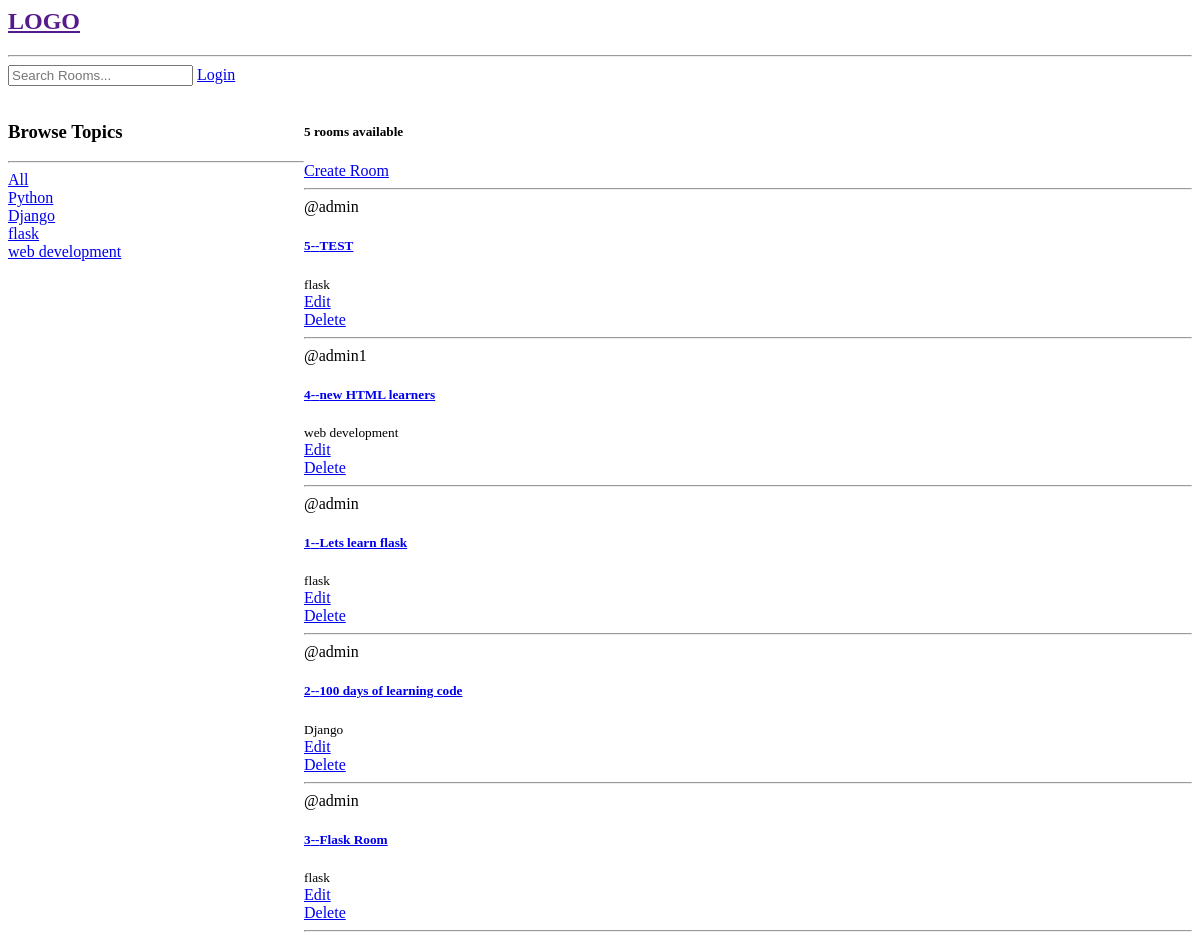
The app's page /, older data.
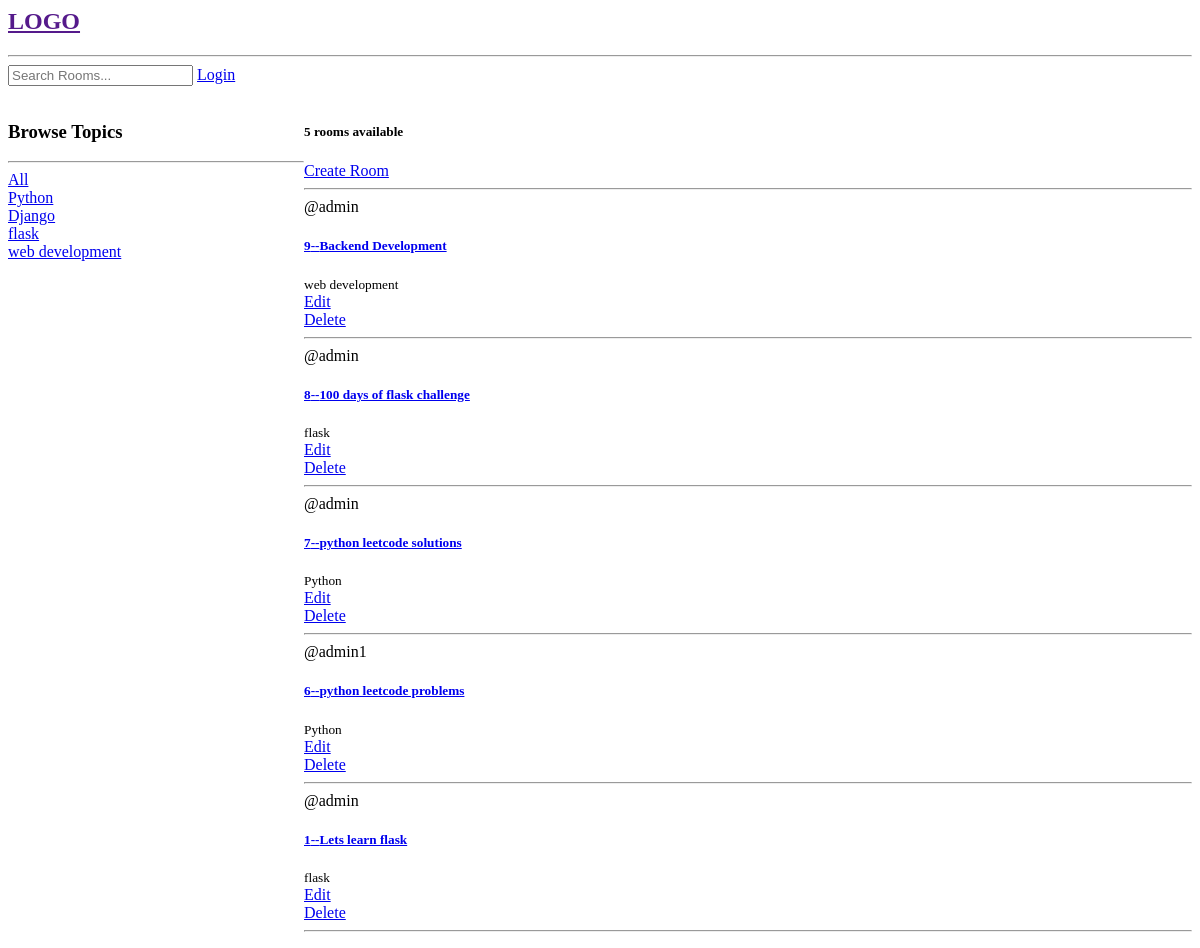
The same page, newer data.
### base/models.py (models this page shows, shortened)
class Topic(models.Model):
    name = models.CharField(max_length=200)

class Room(models.Model):
    host = models.ForeignKey(User, on_delete=models.SET_NULL, null=True,blank=True)
    topic = models.ForeignKey(Topic, on_delete=models.SET_NULL, null=True, blank=True)
    name = models.CharField(max_length=100)
    description = models.TextField(null=True, blank=True)
    updated = models.DateTimeField(auto_now=True)
    created = models.DateTimeField(auto_now_add=True)
    class Meta:
        ordering = ('-updated','-created')

### base/views.py (the view)
# urls.py: path('',views.home,name='home'),
def home(request):
    q = request.GET.get('q') if request.GET.get('q') !=  None  else ''
    rooms = Room.objects.filter(
        Q(topic__name__icontains = q) |
        Q(name__icontains = q) |
        Q(description__icontains = q)
    )
    topics = Topic.objects.all()
    room_count = rooms.count()
    context = {'rooms':rooms, 'topics':topics,'room_count':room_count}
    return render(request, 'base/home.html',context)

### base/templates/base/home.html (shortened to what this page needs)
{% extends "main.html" %} {% block content %}
<div class="home-container">
  <div>
    <h3>Browse Topics</h3>
    <hr />
    <div>
      <a href=" {% url 'home'%}">All</a>
    </div>
    {% for topic in topics %}
    <div>
      <a href=" {% url 'home'%}?q={{topic.name}}">{{topic.name}}</a>
    </div>
    {% endfor %}
  </div>
  <div>
    <h5>{{room_count}} rooms available</h5>
    <a href="{% url 'create-room' %}">Create Room </a>
    <hr />
    {% for room in rooms %}
    <div>
      <span> @{{room.host.username}}</span>
      <h5>
        <a href=" {% url 'room' room.id %}">{{room.id}}--{{room.name}} </a>
      </h5>
      <small>{{room.topic.name}}</small><br />
      <a href=" {% url 'update-Room' room.id %}">Edit</a><br />
      <a href=" {% url 'delete-Room' room.id %}">Delete</a>
      <hr />
    </div>
    {% endfor %}
  </div>
</div>
{% endblock %}

### templates/main.html (shortened to what this page needs)
<html lang="en">
  <head>
  </head>
  <body>
    {% extends "navbar.html" %}

### templates/navbar.html
<nav>
  <a href=""> <h1>LOGO</h1> </a>
  <hr />
  <form method="GET" action="{% url 'home' %}">
    <input type="text" name="q" placeholder="Search Rooms..." />
    {% if request.user.is.authenticated %}
    <a href="">Logout</a>
    {% else %}
    <a href="{% url 'login' %}">Login</a>
    {% endif %}
  </form>
</nav>
{% block content %} {% endblock %}

### base/templates/base/home.html (style rules this page uses)
.home-container { display: grid; grid-template-columns: 1fr 3fr; }

Row changes from the older to the newer data that the page shows:
removed Room: host.username "admin", id "5", name "TEST", topic.name "flask"
removed Room: host.username "admin1", id "4", name "new HTML learners", topic.name "web development"
removed Room: host.username "admin", id "2", name "100 days of learning code", topic.name "Django"
removed Room: host.username "admin", id "3", name "Flask Room", topic.name "flask"
added Room: host.username "admin", id "9", name "Backend Development", topic.name "web development"
added Room: host.username "admin", id "8", name "100 days of flask challenge", topic.name "flask"
added Room: host.username "admin", id "7", name "python leetcode solutions", topic.name "Python"
added Room: host.username "admin1", id "6", name "python leetcode problems", topic.name "Python"
